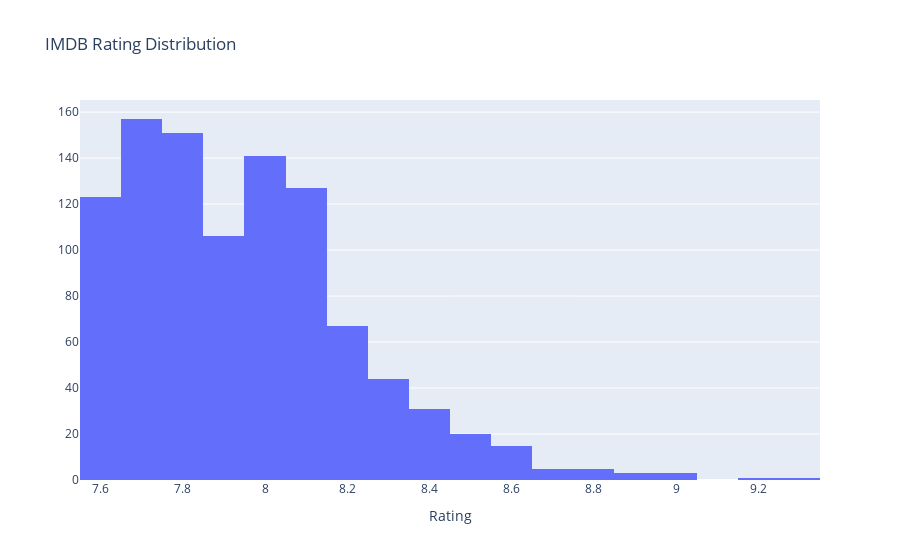

This figure's notebook cell:
### Code cell
fig = px.histogram(df,x='IMDB_Rating', title='IMDB Rating Distribution')
fig.update_xaxes(title_text='Rating')
fig.update_yaxes(title_text='')
fig.update_layout()

### Figure 1 — Plotly figure (JSON) as saved in the notebook; plotly's stock layout.template omitted (floating-point values rounded to 4 significant figures; data arrays with more than 128 entries replaced by an {"elided": "..."} marker saying what was removed)
{"data": [{"alignmentgroup": "True", "bingroup": "x", "hovertemplate": "IMDB_Rating=%{x}<br>count=%{y}<extra></extra>", "legendgroup": "", "marker": {"color": "#636efa", "pattern": {"shape": ""}}, "name": "", "offsetgroup": "", "orientation": "v", "showlegend": false, "type": "histogram", "x": {"elided": "1000 float values"}, "xaxis": "x", "yaxis": "y"}], "layout": {"barmode": "relative", "legend": {"tracegroupgap": 0}, "title": {"text": "IMDB Rating Distribution"}, "xaxis": {"anchor": "y", "domain": [0, 1], "title": {"text": "Rating"}}, "yaxis": {"anchor": "x", "domain": [0, 1], "title": {"text": ""}}}}
